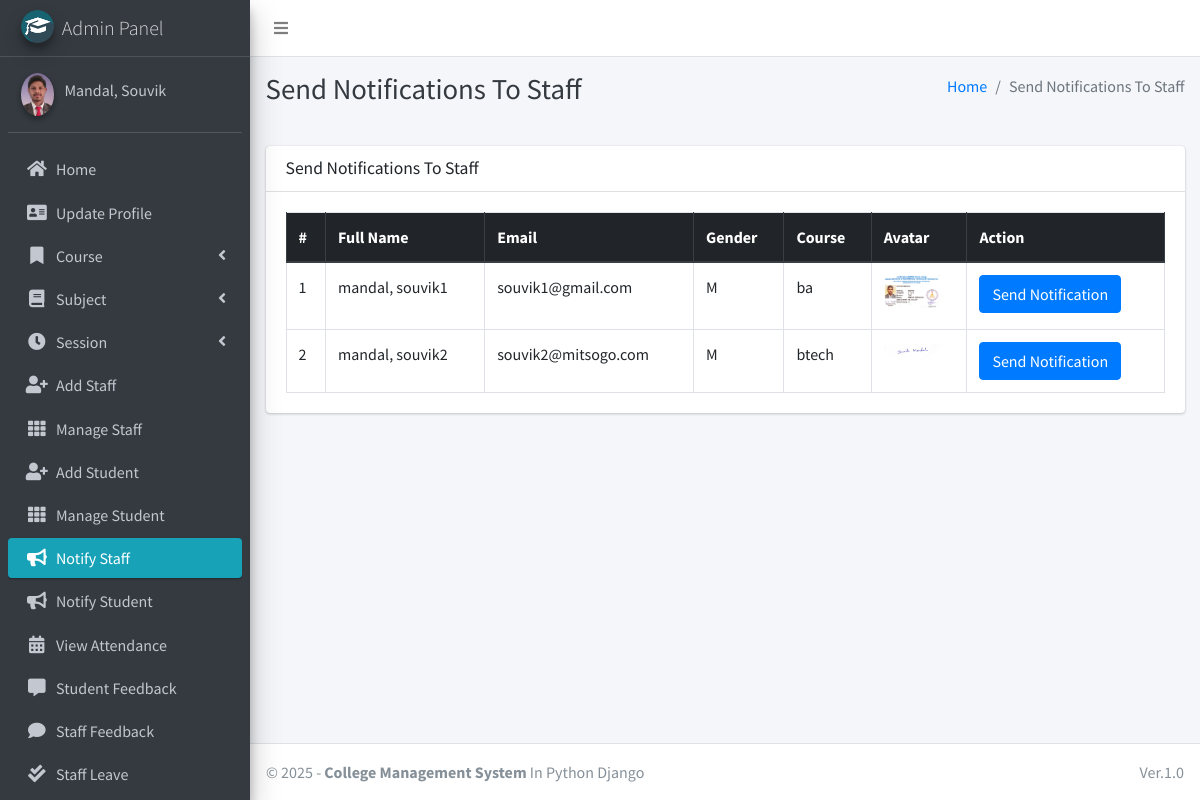
The page /admin_notify_staff (signed in) on the database its author committed.
### main_app/models.py (models this page shows, shortened)
class CustomUser(AbstractUser):
    USER_TYPE = ((1, "HOD"), (2, "Staff"), (3, "Student"))
    GENDER = [("M", "Male"), ("F", "Female")]
    username = None  # Removed username, using email instead
    email = models.EmailField(unique=True)
    user_type = models.CharField(default=1, choices=USER_TYPE, max_length=1)
    gender = models.CharField(max_length=1, choices=GENDER)
    profile_pic = models.ImageField()
    address = models.TextField()
    fcm_token = models.TextField(default="")  # For firebase notifications
    created_at = models.DateTimeField(auto_now_add=True)
    updated_at = models.DateTimeField(auto_now=True)
    USERNAME_FIELD = "email"
    REQUIRED_FIELDS = []
    objects = CustomUserManager()
    def __str__(self):
        return self.last_name + ", " + self.first_name

class Staff(models.Model):
    course = models.ForeignKey(Course, on_delete=models.DO_NOTHING, null=True, blank=False)
    admin = models.OneToOneField(CustomUser, on_delete=models.CASCADE)

class Course(models.Model):
    name = models.CharField(max_length=120)
    created_at = models.DateTimeField(auto_now_add=True)
    updated_at = models.DateTimeField(auto_now=True)

### main_app/hod_views.py (the view)
# urls.py: path("admin_notify_staff", hod_views.admin_notify_staff,
def admin_notify_staff(request):
    staff = CustomUser.objects.filter(user_type=2)
    context = {
        'page_title': "Send Notifications To Staff",
        'allStaff': staff
    }
    return render(request, "hod_template/staff_notification.html", context)

### main_app/templates/hod_template/staff_notification.html (shortened to what this page needs)
{% extends 'main_app/base.html' %}
{% load static %}
{% block page_title %}{{page_title}}{% endblock page_title %}
{% block content %}
<section class="content">
    <div class="container-fluid">
        <div class="row">
            <div class="col-md-12">
                <div class="card">
                    <div class="card-header">
                        <h3 class="card-title">{{page_title}}</h3>
                    </div>
                    <div class="card-body">
                        <table id="example2" class="table table-bordered table-hover">
                            <thead class="thead-dark">
                                <tr>
                                    <th>#</th>
                                    <th>Full Name</th>
                                    <th>Email</th>
                                    <th>Gender</th>
                                    <th>Course</th>
                                    <th>Avatar</th>
                                    <th>Action</th>
                                </tr>
                            </thead>
                            <tbody>
                                {% for staff in allStaff %}
                                <tr>
                                    <td>{{ forloop.counter }}</td>
                                    <td>{{staff.last_name}}, {{staff.first_name}}</td>
                                    <td>{{staff.email}}</td>
                                    <td>{{staff.gender}}</td>
                                    <td>{{staff.staff.course.name}}</td>
                                    <td>
                                        {% if staff.profile_pic == ""  %}
                                        No Image
                                        {% else %}
                                        <img class="img img-fluid mb-2" height="56" width="56"
                                            src="{{staff.profile_pic}}" alt="">
                                        {% endif %}
                                    </td>
                                    <td><button data-toggle = "modal" data-target = "#myModal"class="btn btn-primary show_notification" value="{{staff.id}}">Send Notification</button>
                                    </td>
                                </tr>
                                {% endfor %}
                            </tbody>
                        </table>
                    </div>
                </div>
            </div>
        </div>
    </div>
</section>
{% endblock content %}

### main_app/templates/main_app/base.html (shortened to what this page needs)
{% load static %}
<!DOCTYPE html>
<html>
<head>
    <link rel="stylesheet" href="{% static 'plugins/fontawesome-free/css/all.min.css'%} ">
    <link rel="stylesheet" href="https://code.ionicframework.com/ionicons/2.0.1/css/ionicons.min.css">
    <link rel="stylesheet"
        href="{% static 'plugins/tempusdominus-bootstrap-4/css/tempusdominus-bootstrap-4.min.css'%} ">
    <link rel="stylesheet" href="{% static 'plugins/icheck-bootstrap/icheck-bootstrap.min.css'%} ">
    <link rel="stylesheet" href="{% static 'dist/css/adminlte.min.css'%} ">
    <link rel="stylesheet" href="{% static 'plugins/overlayScrollbars/css/OverlayScrollbars.min.css'%} ">
    <link rel="stylesheet" href="{% static 'plugins/daterangepicker/daterangepicker.css'%} ">
</head>
<body class="hold-transition sidebar-mini layout-fixed">
    <div class="wrapper">
        <nav class="main-header navbar navbar-expand navbar-white navbar-light">
            <ul class="navbar-nav">
                <li class="nav-item">
                    <a class="nav-link" data-widget="pushmenu" href="#"><i class="fas fa-bars"></i></a>
                </li>
            </ul>
        </nav>
        {% include "main_app/sidebar_template.html" with user=user %}
        <div class="content-wrapper">
            <div class="content-header">
                <div class="container-fluid">
                    <div class="row mb-2">
                        <div class="col-sm-6">
                            <h1 class="m-0 text-dark">{% block page_title %}{% endblock page_title %}</h1>
                        </div>
                        <div class="col-sm-6">
                            <ol class="breadcrumb float-sm-right">
                                <li class="breadcrumb-item"><a href="#">Home</a></li>
                                <li class="breadcrumb-item active">{{ page_title }}</li>
                            </ol>
                        </div>
                    </div>
                </div>
            </div>
<section class="content">
    <div class="container-fluid">
        <div class="row">
            <div class="col-md-12">
            </div></div></div></section>
            {% block content %}
            {% endblock content %}
        </div>
        {% include "main_app/footer.html" %}
    </div>
</body>
</html>

### main_app/templates/main_app/sidebar_template.html (shortened to what this page needs)
{% load static %}
<aside class="main-sidebar sidebar-dark-info elevation-4">
    {% if request.user.user_type == '1' %}
    <a href="{% url 'admin_home' %}" class="brand-link">
        <img src="{% static 'dist/img/cmsl.png' %} " alt="AdminLTE Logo"
            class="brand-image img-circle elevation-3" >
        <span class="brand-text font-weight-light">Admin Panel</span>
    </a>
    <div class="sidebar">
        <div class="user-panel mt-3 pb-3 mb-3 d-flex">
            <div class="image">
                <img src="{{ request.user.profile_pic}}" class="img-circle elevation-2" alt="User Image">
            </div>
            <div class="info">
                <a href="#" class="d-block">{{user}}</a>
            </div>
        </div>
        <nav class="mt-2">
            <ul class="nav nav-pills nav-sidebar flex-column" data-widget="treeview" role="menu" data-accordion="false">
                <li class="nav-item">
                    {% url 'admin_home' as admin_home %}
                    <a href="{{admin_home}}" class="nav-link {% if admin_home == request.path %} active {% endif %}">
                        <i class="nav-icon fas fa-home"></i>
                        <p>
                            Home
                        </p>
                    </a>
                </li>
                <li class="nav-item">
                    {% url 'admin_view_profile' as admin_view_profile %}
                    <a href="{{admin_view_profile}}"
                        class="nav-link {% if admin_view_profile == request.path %} active {% endif %}">
                        <i class="nav-icon fas fa-address-card"></i>
                        <p>
                            Update Profile
                        </p>
                    </a>
                </li>
                <li class="nav-item has-treeview">
                    <a href="#" class="nav-link">
                        <i class="nav-icon fas fa-bookmark"></i>
                        <p>
                            Course
                            <i class="fas fa-angle-left right"></i>
                        </p>
                    </a>
                </li>
                <li class="nav-item has-treeview">
                    <a href="#" class="nav-link">
                        <i class="nav-icon fas fa-book"></i>
                        <p>
                            Subject
                            <i class="fas fa-angle-left right"></i>
                        </p>
                    </a>
                </li>
                <li class="nav-item has-treeview">
                    <a href="#" class="nav-link">
                        <i class="nav-icon fas fa-clock"></i>
                        <p>
                            Session
                            <i class="fas fa-angle-left right"></i>
                        </p>
                    </a>
                </li>
                <li class="nav-item">
                    {% url 'add_staff' as add_staff %}
                    <a href="{{add_staff}}" class="nav-link {% if add_staff == request.path %} active {% endif %}">
                        <i class="nav-icon fas fa-user-plus"></i>
                        <p>
                            Add Staff
                        </p>
                    </a>
                </li>
                <li class="nav-item">
                    {% url 'manage_staff' as manage_staff %}
                    {% url 'edit_staff' staff_id as edit_staff %}
                    <a href="{{manage_staff}}"
                        class="nav-link {% if manage_staff == request.path or request.path == edit_staff %} active {% endif %}">
                        <i class="nav-icon fas fa-th"></i>
                        <p>
                            Manage Staff
                        </p>
                    </a>
                </li>
                <li class="nav-item">
                    {% url 'add_student' as add_student%}
                    <a href="{{add_student}}" class="nav-link  {% if add_student == request.path %} active {% endif %}">
                        <i class="nav-icon fas fa-user-plus"></i>
                        <p>
                            Add Student
                        </p>
                    </a>
                </li>
                <li class="nav-item">
                    {% url 'manage_student' as manage_student %}
                    {% url 'edit_student' student_id as edit_student %}
                    <a href="{{manage_student}}"
                        class="nav-link  {% if edit_student == request.path or manage_student == request.path %} active {% endif %}">
                        <i class="nav-icon fas fa-th"></i>
                        <p>
                            Manage Student
                        </p>
                    </a>
                </li>
                <li class="nav-item">
                    {% url 'admin_notify_staff' as admin_notify_staff %}
                    <a href="{{admin_notify_staff}}"
                        class="nav-link {% if admin_notify_staff == request.path %} active {% endif %}">
                        <i class="nav-icon fas fa-bullhorn"></i>
                        <p>
                            Notify Staff
                        </p>
                    </a>
                </li>
                <li class="nav-item">
                    {% url 'admin_notify_student' as admin_notify_student %}
                    <a href="{{admin_notify_student}}"
                        class="nav-link {% if admin_notify_student == request.path %} active {% endif %}">
                        <i class="nav-icon fas fa-bullhorn"></i>
                        <p>
                            Notify Student
                        </p>
                    </a>
                </li>
                <li class="nav-item">
                    {% url 'admin_view_attendance' as admin_view_attendance %}
                <li class="nav-item">
                    <a href="{{admin_view_attendance}}"
                        class="nav-link  {% if admin_view_attendance == request.path %} active {% endif %}">
                        <i class="nav-icon fas fa-calendar-alt"></i>
                        <p>
                            View Attendance
                        </p>
                    </a>
                </li>
                <li class="nav-item">
                    {% url 'student_feedback_message' as student_feedback_message %}
                    <a href="{{ student_feedback_message }}"
                        class="nav-link  {% if student_feedback_message == request.path %} active {% endif %}">
                        <i class="nav-icon fas fa-comment-alt"></i>
                        <p>
                            Student Feedback
                        </p>
                    </a>
                </li>
                <li class="nav-item">
                    {% url 'staff_feedback_message' as staff_feedback_message %}
                    <a href="{{staff_feedback_message}}"
                        class="nav-link   {% if staff_feedback_message == request.path %} active {% endif %}">
                        <i class="nav-icon fas fa-comment"></i>
                        <p>
                            Staff Feedback
                        </p>
                    </a>
                </li>
                <li class="nav-item">
                    {% url 'view_staff_leave' as view_staff_leave %}
                    <a href="{{view_staff_leave}}"
                        class="nav-link  {% if view_staff_leave == request.path %} active {% endif %}">
                        <i class="nav-icon fas fa-check-double"></i>
                        <p>
                            Staff Leave
                        </p>
                    </a>
                </li>
                                        {% endif %}
                                    </ul>
                                </nav>
                            </div>
</aside>

### main_app/templates/main_app/footer.html
<footer class="main-footer">
    &copy; {% now "Y" %} - <strong>College Management System</strong>
    In Python Django
    <div class="float-right d-none d-sm-inline-block">
       Ver.1.0
    </div>
</footer>

### rows shown on the page
CustomUser: last_name+first_name "Mandal, Souvik"
CustomUser: last_name "mandal", first_name "souvik1", email "souvik1@gmail.com", gender "M", staff.course.name "ba", shows a picture
CustomUser: last_name "mandal", first_name "souvik2", email "souvik2@mitsogo.com", gender "M", staff.course.name "btech", profile_pic (picture)

### other values the page prints
{{ page_title }} "Send Notifications To Staff"
